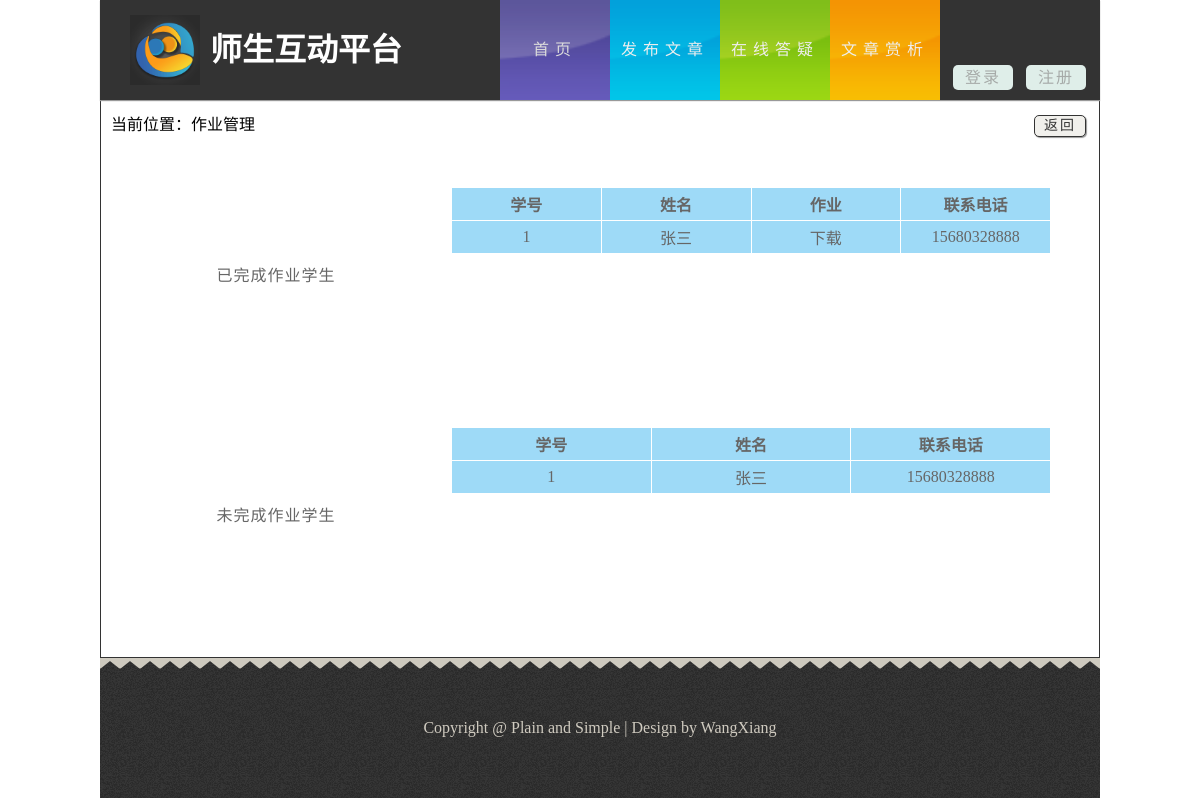
The page /checkhomework.php?oid=33 on the database its author committed.
### tables this page shows
CREATE TABLE `tb_student` (
  `student_id` int(10) NOT NULL AUTO_INCREMENT,
  `account` char(20) DEFAULT NULL,
  `password` char(255) DEFAULT NULL,
  `chinese_name` varchar(255) DEFAULT NULL,
  `sex` varchar(255) DEFAULT NULL,
  `tel` varchar(255) DEFAULT NULL,
  `email` varchar(255) DEFAULT NULL,
  `remark` varchar(255) DEFAULT NULL,
  `count` int(5) DEFAULT '0',
  `head_pic` varchar(100) DEFAULT NULL,
  PRIMARY KEY (`student_id`)
);

### public/checkhomework.php (the view, shortened to what this page needs)
<!DOCTYPE html>
<html lang="zh-cn">
<head>
	<link rel="stylesheet" href="css/style.css">
</head>
<body>
    <header id="header">
	    <div class="sec">
		    <h1 class="logo">师生互动平台</h1>
			<nav class="link">
			    <ul class="o-nav">
			        <li class="active"><a href="###" class="s-bc">首页</a></li>
				    <li><a href="###" class="f-bc">发布文章</a></li>
				    <li><a href="###" class="d-bc">在线答疑</a></li>
				    <li><a href="###" class="w-bc">文章赏析</a></li>
			    </ul>
				<div class="dz">
				    <ul>
					<?php
						if(isset($_COOKIE["name"])){
							echo "<div class=\"dlz\">Hi:<a href=\"setinfo.php\"><span>".$_COOKIE["name"]." </span></a><a href=\"logout.php\">[退出]</a></div>";
						}else{
					?>
					   <li><a href="login.php">登录</a></li>
					   <li><a href="register.php">注册</a></li>
					<?php
						}
					?>
					</ul>
				</div>
			</nav>
		</div>
	</header>
    <div id="content" style="background:#fff;border:1px solid #333;width:998px">
	    <div class="k x">
		    <div class="wz">
			    当前位置：作业管理
			</div>
			<div class="return">
			    <a href="#">返回</a>
			</div>
			<div class="tjxx">
			    <div>
				    <div class="scsj">
					    已完成作业学生
					</div>
					<div class="tj-bg">
					    <table>
						    <tr class="hg">
							    <th>学号</th>
								<th>姓名</th>
								<th>作业</th>
								<th>联系电话</th>
							</tr>
					<?php
						$oid = $_GET['oid'];
						$result = mysql_query("SELECT * FROM tb_worksub WHERE online_id = '".$oid."' AND state = '1'");
						while($row = mysql_fetch_array($result)){
							echo "<tr class=\"hg\">";
							$student_id = $row['student_id'];
							$result_a = mysql_query("SELECT * FROM tb_student WHERE student_id = '".$student_id."'");
							while ($row_a = mysql_fetch_array($result_a)) {
								echo 	"<td>".$row_a['student_id']."</td>";
								echo 	"<td>".$row_a['chinese_name']."</td>";
								echo 	"<td class=\"xiaz\"><span style=\"cursor:pointer\">下载</span></td>";
								echo 	"<td>".$row_a['tel']."</td>";
							}
							echo "</tr>";
						}
					?>
                        </table>
					</div>
				</div>
				<div class="dingj">
				    <div class="scsj">
					    未完成作业学生
					</div>
					<div class="tj-bg">
					    <table>
						    <tr class="hg">
							    <th>学号</th>
								<th>姓名</th>
								<th>联系电话</th>
							</tr>
					<?php
						$oid = $_GET['oid'];
						$result = mysql_query("SELECT * FROM tb_worksub WHERE online_id = '".$oid."' AND state = '0'");
						while($row = mysql_fetch_array($result)){
							echo "<tr class=\"hg\">";
							$result_a = mysql_query("SELECT * FROM tb_student WHERE student_id = '".$student_id."'");
							while ($row_a = mysql_fetch_array($result_a)) {
								echo 	"<td>".$row_a['student_id']."</td>";
								echo 	"<td>".$row_a['chinese_name']."</td>";
								echo 	"<td>".$row_a['tel']."</td>";
							}
							echo "</tr>";
						}
					?>
                        </table>
					</div>
				</div>
			</div>
		</div>
	</div>
	<footer>
	    <div class="footer">
		      Copyright&nbsp;&#64;&nbsp;Plain and Simple&nbsp;&#124;&nbsp;Design by WangXiang
		</div>
	</footer>
</body>
</html>

### public/css/style.css (style rules this page uses)
body,ul,h1 { margin:0; padding:0; }
.k>.wz,.k>.return { display:inline-block;margin-top:10px;margin-left:10px }
.k .return { width:50px; height:20px; border:1px solid #333; border-radius:5px; text-align:center; line-height:20px; position:relative; left:765px;font-size:14px;letter-spacing:2px;background:#f1f0ec;box-shadow:1px 1px 1px #999 }
.return>a { color:#333; }
#header { width:100%; height:100px; background-color:#fff; }
ul { list-style:none; }
a { text-decoration:none;color:#333 }
.sec { width:1000px; height:100px; background-color:#333; margin:0 auto; box-shadow:0 1px 1px #999; position:relative; z-index:9999; }
.logo { background:url(../img/logo.png) no-repeat; background-size:70px 70px; width:330px; height:70px; text-indent:80px; float:left; margin-left:30px; margin-top:15px; color:#fff; line-height:70px; }
#header .link { float:right; height:100px; width:600px; text-align:center; line-height:100px; letter-spacing:6px; }
#header .o-nav li { float:left; width:110px; }
#header .o-nav li>a { display:block; color:#eee; }
#header .s-bc { background:url(../img/bg1.png) no-repeat; background-size:110px 100px; }
#header .f-bc { background:url(../img/bg2.png) no-repeat; background-size:110px 100px; }
#header .d-bc { background:url(../img/bg3.png) no-repeat; background-size:110px 100px; }
#header .w-bc { background:url(../img/bg4.png) no-repeat; background-size:110px 100px; }
#header .o-nav li>a:hover,#header .o-nav .active>a { opacity:0.9; }
#header .dz>ul>li { width:60px; float:left; color:#eee; line-height:25px; margin-left:13px; }
#header .dz>ul>li>a { display:block; background-color:#dfeee9; border-radius:5px; margin-top:65px; color:#a6aaa8; letter-spacing:2px; }
#content { background:#cecabf; width:1000px; height:auto; margin:0 auto; padding-bottom:30px; }
footer { margin:0 auto; width:1000px; background:#cecabf; }
.footer { background:url(../img/footer.png); width:1000px; height:140px; color:#d0cbc0; text-align:center; line-height:140px; font-family:SimHei; }
.tjxx>div { margin-top:50px; }
.scsj { display:inline-block;width:350px;text-align:center;float:left;margin-top:75px;letter-spacing:1px;color:#666; }
.tj-bg { display:inline-block;width:600px;margin-bottom:10px;height:166px;overflow-y:scroll; }
.tj-bg>table { width:100%;border-collapse:collapse;background:#9edaf7; }
.tj-bg>table td,.tj-bg>table th { border:1px solid #fff;height:50px;width:100px;text-align:center;color:#666; }
.tj-bg>table .hg>td,.tj-bg>table .hg>th { height:30px; }
.tjxx .dingj { margin-top:60px; }
.x { margin-bottom:20px; }

### rows shown on the page
tb_student: student_id "1", chinese_name "张三", tel "15680328888"
